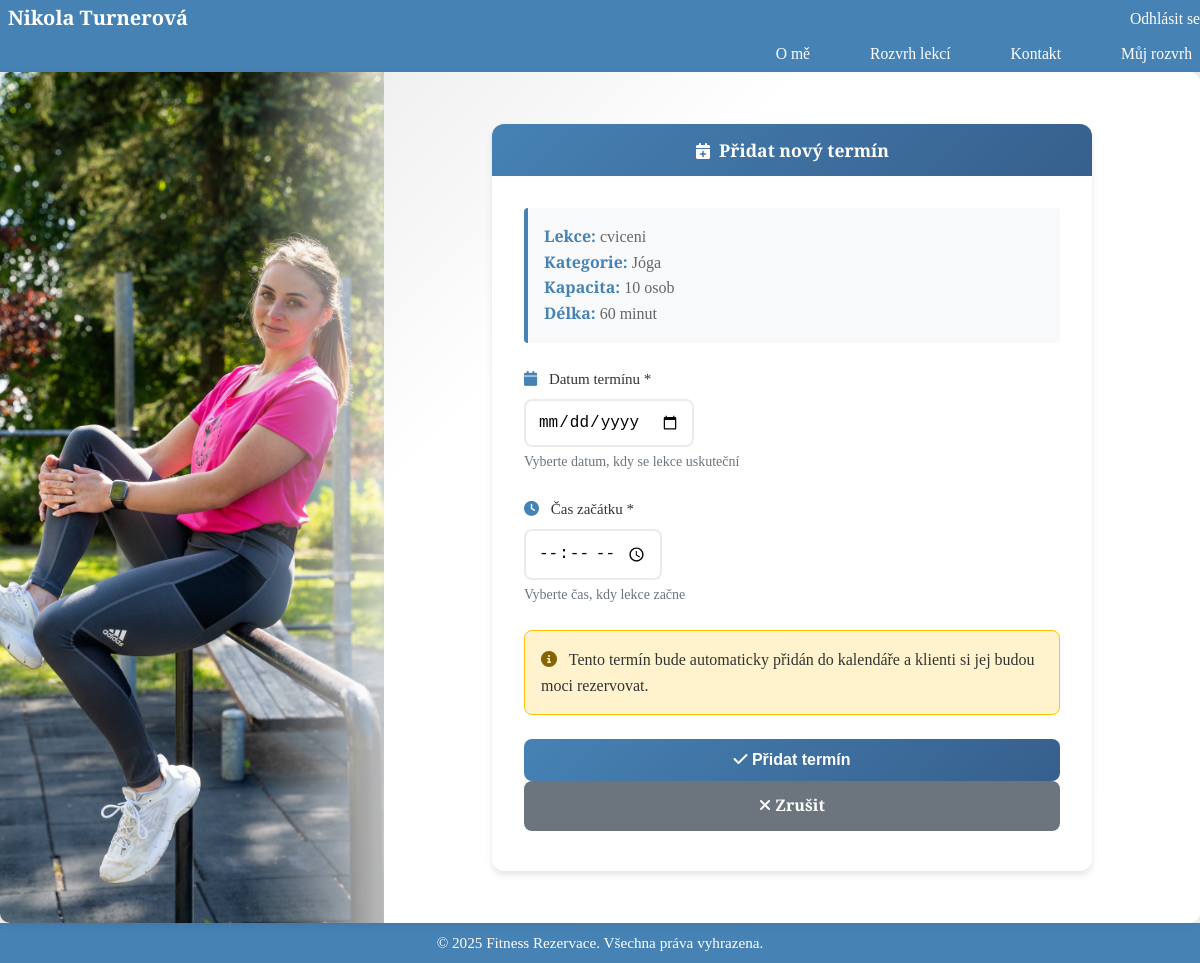
The page /bookings/instructor/lesson/295/timeslot/add/ (signed in) on the database its author committed.
### bookings/models.py (models this page shows, shortened)
class Lesson(models.Model):
    instructor = models.ForeignKey(
        settings.AUTH_USER_MODEL,
        on_delete=models.CASCADE,
        related_name='instructor_lessons',
        limit_choices_to={'user_type': 'instructor'}
    )
    title = models.CharField(max_length=200)
    description = models.TextField(blank=True)
    price = models.DecimalField(max_digits=10, decimal_places=2)
    duration = models.IntegerField(help_text="Délka lekce v minutách")
    capacity = models.IntegerField(help_text="Maximální počet účastníků")
    date = models.DateField(help_text="Datum konání lekce", default=timezone.now)
    start_time = models.TimeField(help_text="Čas začátku lekce", default="09:00")
    location = models.CharField(max_length=200, help_text="Místo konání lekce", default="Fitness centrum")
    category = models.ForeignKey(
        Category,
        on_delete=models.SET_NULL,
        null=True,
        blank=True,
        related_name='lessons',
        verbose_name='Kategorie'
    )

class Category(models.Model):
    name = models.CharField(max_length=100, unique=True, verbose_name='Název kategorie')
    slug = models.SlugField(max_length=100, unique=True, blank=True, verbose_name='Slug (URL)')
    description = models.TextField(blank=True, verbose_name='Popis')
    order = models.IntegerField(default=0, verbose_name='Pořadí', help_text='Nižší číslo = dříve v seznamu')
    class Meta:
        ordering = ['order', 'name']
        verbose_name = 'Kategorie'
        verbose_name_plural = 'Kategorie'

### bookings/views.py (the view, shortened to what this page needs)
# urls.py: path('instructor/lesson/<int:lesson_id>/timeslot/add/', views.TimeSlotCreateView.as_view(), name='timeslot_add'),
class TimeSlotCreateView(InstructorRequiredMixin, CreateView):
    model = TimeSlot
    template_name = 'bookings/timeslot_form.html'
    form_class = TimeSlotForm
    def dispatch(self, request, *args, **kwargs):
        self.lesson = get_object_or_404(Lesson, pk=self.kwargs['lesson_id'], instructor=request.user)
        return super().dispatch(request, *args, **kwargs)
    def get_context_data(self, **kwargs):
        context = super().get_context_data(**kwargs)
        context['lesson'] = self.lesson
        return context

### bookings/forms.py (shortened to what this page needs)
class TimeSlotForm(forms.ModelForm):
    date = forms.DateField(
        label='Datum',
        widget=forms.DateInput(attrs={
            'type': 'date',
            'class': 'form-control',
            'placeholder': 'Vyberte datum'
        }),
        help_text='Vyberte datum termínu'
    )
    time = forms.TimeField(
        label='Čas',
        widget=forms.TimeInput(attrs={
            'type': 'time',
            'class': 'form-control',
            'placeholder': 'HH:MM'
        }),
        help_text='Vyberte čas začátku'
    )
    class Meta:
        model = TimeSlot
        fields = []  # start_time se vytvoří z date + time
    def __init__(self, *args, **kwargs):
        super().__init__(*args, **kwargs)
        if self.instance and self.instance.pk and self.instance.start_time:
            self.fields['date'].initial = self.instance.start_time.date()
            self.fields['time'].initial = self.instance.start_time.time()

### accounts/mixins.py (called while the page is built)
    def test_func(self):
        return self.request.user.is_authenticated and getattr(self.request.user, 'user_type', None) == 'instructor'

### accounts/models.py (called while the page is built)
    @property
    def is_instructor(self) -> bool:
        return self.user_type == 'instructor'

### templates/bookings/timeslot_form.html (shortened to what this page needs)
{% extends 'base.html' %}
{% load static %}
{% block content %}
<div class="timeslot-form-container">
    <div class="form-card">
        <div class="form-header">
            <h3><i class="fas fa-calendar-plus"></i>Přidat nový termín</h3>
        </div>
        <div class="form-body">
            <div class="lesson-info">
                <div><strong>Lekce:</strong> {{ lesson.title }}</div>
                <div><strong>Kategorie:</strong> {{ lesson.category.name|default:"Nezařazeno" }}</div>
                <div><strong>Kapacita:</strong> {{ lesson.capacity }} osob</div>
                <div><strong>Délka:</strong> {{ lesson.duration }} minut</div>
            </div>
            <form method="post" novalidate>
                <div class="form-group">
                    <label for="{{ form.date.id_for_label }}" class="form-label">
                        <i class="fas fa-calendar"></i> Datum termínu *
                    </label>
                    {{ form.date }}
                    {% if form.date.errors %}
                        <div class="invalid-feedback d-block">{{ form.date.errors }}</div>
                    {% else %}
                        <small class="form-text">Vyberte datum, kdy se lekce uskuteční</small>
                    {% endif %}
                </div>
                <div class="form-group">
                    <label for="{{ form.time.id_for_label }}" class="form-label">
                        <i class="fas fa-clock"></i> Čas začátku *
                    </label>
                    {{ form.time }}
                    {% if form.time.errors %}
                        <div class="invalid-feedback d-block">{{ form.time.errors }}</div>
                    {% else %}
                        <small class="form-text">Vyberte čas, kdy lekce začne</small>
                    {% endif %}
                </div>
                <div class="info-box">
                    <i class="fas fa-info-circle"></i>
                    Tento termín bude automaticky přidán do kalendáře a klienti si jej budou moci rezervovat.
                </div>
                <button type="submit" class="btn btn-submit">
                    <i class="fas fa-check"></i> Přidat termín
                </button>
                <a href="{% url 'bookings:instructor_lesson_detail' lesson.pk %}" class="btn-cancel">
                    <i class="fas fa-times"></i> Zrušit
                </a>
            </form>
        </div>
    </div>
</div>
{% endblock %}

### static/css/style.css (style rules this page uses)
* { margin: 0; padding: 0; box-sizing: border-box; }
:root { --header-h: 72px; --footer-h: 40px; }
html, body { height: 100%; margin: 0; }
body { font-family: 'Poppins', 'Cormorant Garamond', serif; color: #333; line-height: 1.6; min-height: 100vh; background-color: #f0f0f0; padding: 0; overflow: hidden; }
.btn { display: inline-block; padding: 12px 30px; background-color: #4682b4;; color: white; text-decoration: none; border-radius: 5px; font-weight: 500; transition: background-color 0.3s; }
.lesson-info { margin-bottom: 10px; color: #666; }
.form-group { margin-bottom: 25px; }
.form-group label { display: block; margin-bottom: 8px; color: #333; font-weight: 500; font-size: 15px; }

### templates/bookings/timeslot_form.html (style rules this page uses)
.timeslot-form-container { max-width: 600px; margin: 2rem auto; }
.form-card { background: #ffffff; border-radius: 12px; box-shadow: 0 4px 6px rgba(0, 0, 0, 0.1); overflow: hidden; }
.form-header { background: linear-gradient(135deg, #4682b4 0%, #365f8d 100%); color: white; padding: 0.75rem 1.5rem; text-align: center; }
.form-header h3 { margin: 0; font-size: 1.1rem; font-weight: 600; }
.form-header i { font-size: 1rem; margin-right: 0.5rem; }
.form-body { padding: 2rem; }
.lesson-info { background: #f8f9fa; border-left: 4px solid #4682b4; padding: 1rem; margin-bottom: 1.5rem; border-radius: 4px; }
.lesson-info strong { color: #4682b4; }
.form-group { margin-bottom: 1.5rem; }
.form-label { font-weight: 600; color: #495057; margin-bottom: 0.5rem; display: block; }
.form-label i { margin-right: 0.5rem; color: #4682b4; }
.form-control { border: 2px solid #e9ecef; border-radius: 8px; padding: 0.75rem; font-size: 1rem; transition: all 0.3s ease; }
.form-text { color: #6c757d; font-size: 0.875rem; margin-top: 0.25rem; display: block; }
.info-box { background: #fff3cd; border: 1px solid #ffc107; border-radius: 8px; padding: 1rem; margin-bottom: 1.5rem; }
.info-box i { color: #856404; margin-right: 0.5rem; }
.btn-submit { background: linear-gradient(135deg, #4682b4 0%, #365f8d 100%); border: none; border-radius: 8px; padding: 0.75rem 1.5rem; font-weight: 600; color: white; width: 100%; font-size: 1rem; transition: all 0.3s ease; }
.btn-cancel { background: #6c757d; border: none; border-radius: 8px; padding: 0.75rem 1.5rem; font-weight: 600; color: white; width: 100%; font-size: 1rem; margin-bottom: 0.5rem; display: block; text-align: center; text-decoration: none; transition: all 0.3s ease; }

### rows shown on the page
Lesson: title "cviceni", category.name "Jóga", capacity "10", duration "60"
